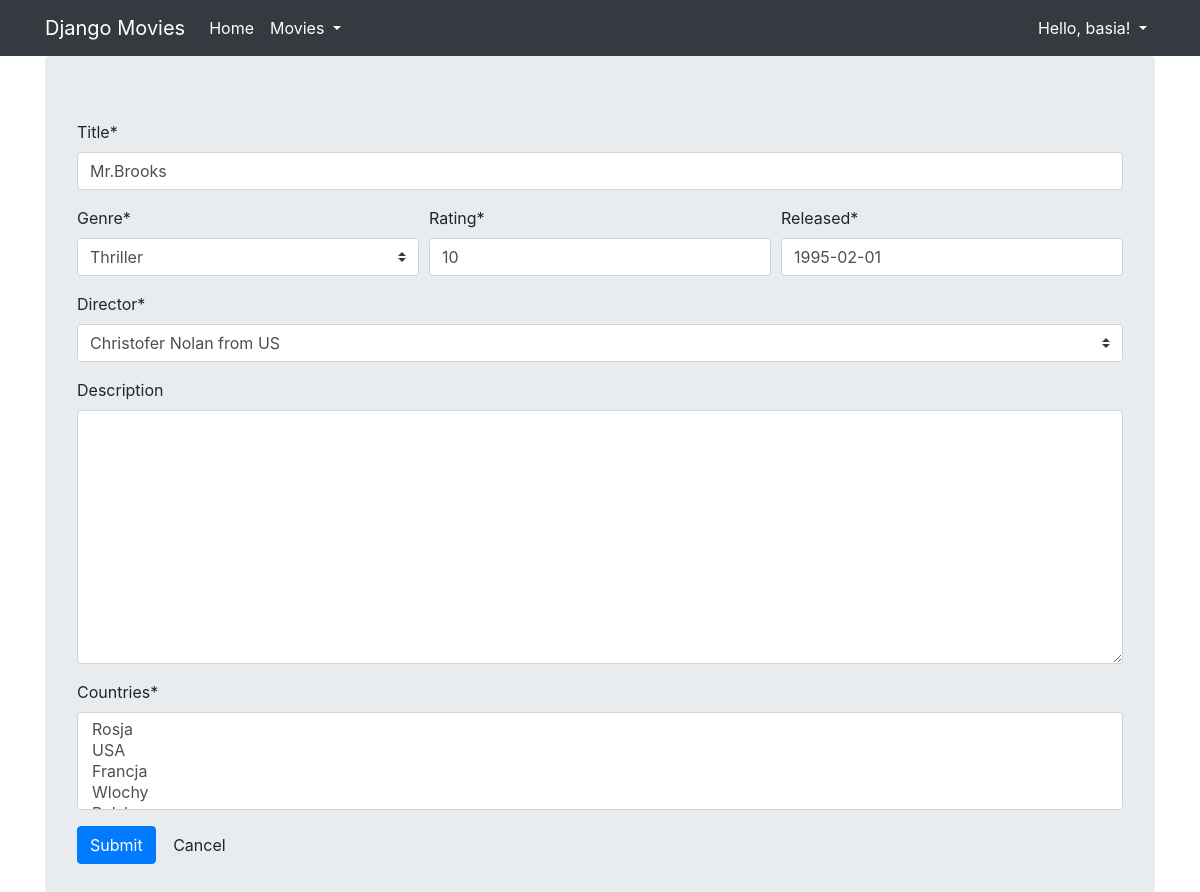
/core/movie/update/1 (signed in), run on the app's committed database.
### core/models.py (models this page shows, shortened)
class Movie(models.Model):
    title=models.CharField(max_length=100)
    rating = models.IntegerField(null=True, validators=[MaxValueValidator(10),MinValueValidator(1)]
    )
    released = models.DateField(null=True)
    description = models.TextField(null=True,blank=True)
    created = models.DateTimeField(auto_now_add=True,null=True)
    genre=models.ForeignKey(Genre,null=True,on_delete=models.SET_NULL)
    director=models.ForeignKey(Director,null=True,on_delete=models.SET_NULL)
    countries=models.ManyToManyField(Country,related_name='movie')
    class Meta:
        unique_together=("title","released","director")

### core/views.py (the view, shortened to what this page needs)
# urls.py: path('movie/update/<pk>',MovieUpdateView.as_view(),name='movie_update'),
class MovieUpdateView(LoginRequiredMixin,UpdateView,StaffRequiredMixin):
    template_name = 'form.html'
    model=Movie
    form_class = MovieForm
    success_url= reverse_lazy('core:movie_list')

### core/forms.py (shortened to what this page needs)
class MovieForm(forms.ModelForm):
    class Meta:
        model= Movie
        fields= '__all__'
    title = forms.CharField(validators=[capitalized_validator])
    rating = forms.IntegerField(min_value=1, max_value=10)
    released = PastMonthField()
    def __init__(self, *args, **kwargs):
        super().__init__(*args, **kwargs)
        self.helper = FormHelper()
        self.helper.layout = Layout(
            'title',
            Row(Column('genre'), Column('rating'), Column('released')),
            'director',
            'description',
            Div('countries', css_id='black-fields'),
            FormActions(
                Submit('submit', 'Submit'),
                Button('cancel', 'Cancel')
            ),
        )

### core/models.py (called while the page is built)
    def __str__(self):
        return self.name

    def __str__(self):
        return f"{self.name}  {self.surname} from {self.country}"

    def __str__(self):
        return self.name

### djangomovies/templates/form.html
{% extends "base.html" %}
{% load crispy_forms_tags %}
{% block content %}
    {% crispy form %}
{% endblock %}

### djangomovies/templates/base.html (shortened to what this page needs)
{% load bootstrap4 %}
{% load static %}
<html {% if LANGUAGE_CODE %}lang="{{ LANGUAGE_CODE }}"{% endif %}>
  <head>
      {% block styles %}{% bootstrap_css %}{% endblock %}
  </head>
  <body>
    <nav class="navbar navbar-expand-lg navbar-dark bg-dark">
      <div class="container fixed">
        <a class="navbar-brand" href="{% url 'index' %}">Django Movies</a>
        <div class="collapse navbar-collapse" id="navbarNavAltMarkup">
          <div class="navbar-nav">
            <a class="nav-item nav-link active" href="/">
              Home
            </a>
            <div class="nav-item dropdown">
              <a class="nav-link active dropdown-toggle" href="#" data-toggle="dropdown">
                Movies
              </a>
            </div>
          </div>
          <div class="navbar-nav ml-auto">
            <div class="nav-item dropdown">
              {% if user.is_authenticated %}
                <a class="nav-link active dropdown-toggle" href="#" data-toggle="dropdown">
                  {% if user.first_name %}Hello, {{ user.first_name }}!
                  {% else %}Hello, {{ user.username }}!{% endif %}
                </a>
              {% endif %}
            </div>
          </div>
        </div>
      </div>
    </nav>
    <div class="container">
      <div class="jumbotron">
        {% block content %}{% endblock %}
      </div>
    </div>
  </body>
</html>

### data on the page
Movie: title "Mr.Brooks", genre "Thriller", rating "10", released "1995-02-01", director "Christofer Nolan from US"

### other printed values
{{ user.username }} "basia"
